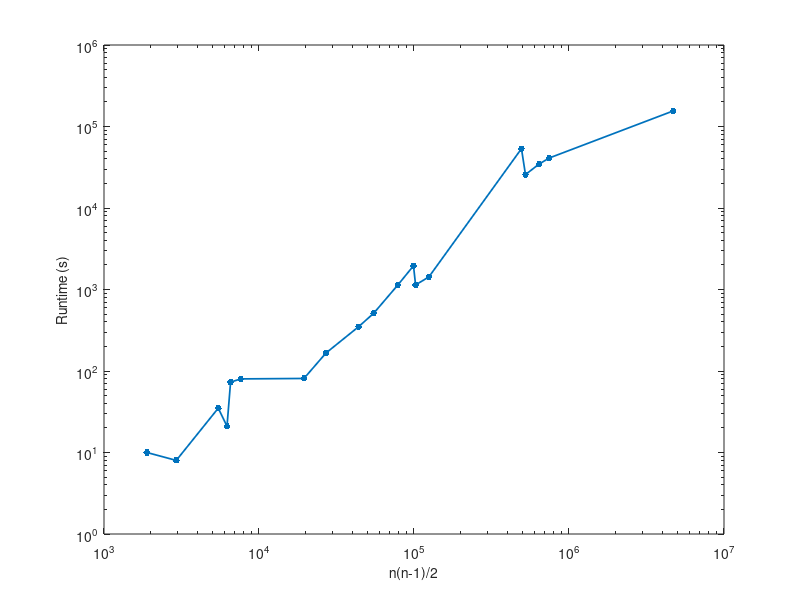

MATLAB code to generate this figure: (Note: this script raises an error after producing the figure.)
%% Runtime plot for all graphs from size 62 up to 3068


addpath('~/dev/MakeFigures/')

Times = [10; 8; 35; 21; 73; 80; 81; 166; 350; 511; 1134; 1954; 1138; 1427; 53449;25703; 34621;41080; 155333];
Ns = [62; 77; 105; 112; 115; 124; 198; 233; 297; 332; 397; 446; 453; 500;994; 1024; 1133;1222;3068];
Ms = [159; 254; 441; 425; 613; 5972; 2742; 994; 2148; 2126;914; 1413;2025;2043;3640;4916; 5451;116714;119161];

[a,b] = sort(Ms);
semilogy(Ns,Times)
loglog(Ns.*(Ns-1)/2, Times, '.-','markersize',15,'linewidth',1.25)

% figure(2)
% loglog(Ns, Times, '.-','markersize',10)

xlabel('n(n-1)/2','fontsize',10);
ylabel({'Runtime (s)'},'fontsize',10);
xlim([10^3, 10^7])
set_figure_size([2.25*1.5,1.75*1.5]);
print(gcf,sprintf('Figures/LR_runtime.eps'),'-depsc2');